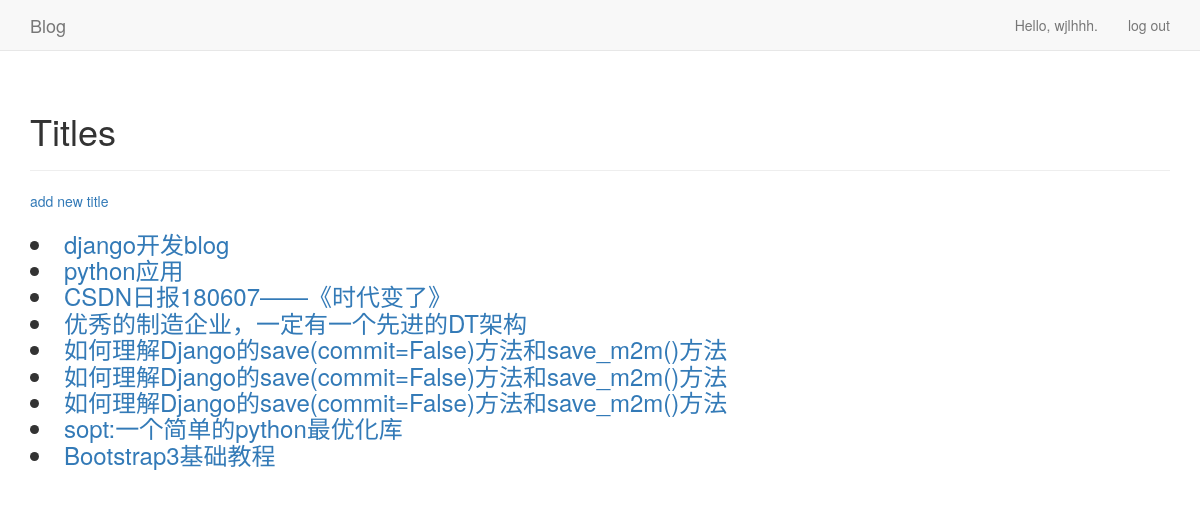
Screenshot of / (signed in) with the database file from the repository.
### blogs/models.py (models this page shows)
class BlogPost(models.Model):
    title = models.CharField(max_length=200)
    text = models.TextField()
    date_added = models.DateTimeField(auto_now_add=True)
    owner = models.ForeignKey(User, on_delete=models.CASCADE)
    def __str__(self):
        return self.title

### blogs/views.py (the view)
# urls.py: path('', views.index, name='index'),
def index(request):
    titles =BlogPost.objects.order_by('date_added')
    context = {'titles': titles}
    return render(request, 'blogs/index.html', context)

### templates/blogs/index.html
{% extends "blogs/base.html" %}
{% block header %}
    <div>
        <h1>Titles</h1>
    </div>
{% endblock header %}
{% block content %}
    {% if user.is_authenticated %}
    <p>
    <a href="{% url 'blogs :new_title' %}">add new title</a>
    </p>
    {% endif %}
    <h3>
        {% for title in titles %}
            <li>
                <a href="{% url 'blogs:title' title.id %}">{{ title }}</a>
            </li>
            {% empty %}
            <li>No blogs have been added yet.</li>
        {% endfor %}
    </h3>
{% endblock content %}

### templates/blogs/base.html (shortened to what this page needs)
{% load bootstrap3 %}
<!DOCTYPE html>
<html lang="en">
    <head>
        {% bootstrap_css %}
    </head>
    <body>
        <nav class="navbar navbar-default navbar-static-top">
            <div class="container">
                <div class="navbar-header">
                    <a class="navbar-brand" href="{% url 'blogs:index' %}">
                        Blog</a>
                </div>
                <div id="navbar" class="navbar-collapse collapse">
                    <ul class="nav navbar-nav navbar-right">
                        {% if user.is_authenticated %}
                            <li><a>Hello, {{ user.username }}.</a></li>
                            <li><a href="{% url 'users:logout' %}">log out</a></li>
                        {% else %}
                            <li><a href="{% url 'users:register' %}">register</a></li>
                            <li><a href="{% url 'users:login' %}">log in</a></li>
                        {% endif %}
                    </ul>
                </div>
            </div>
        </nav>
        <div class="container">
            <div class="page-header">
                {% block header %}{% endblock header %}
            </div>
            <div>
                {% block content %}{% endblock content %}
            </div>
        </div>
    </body>
</html>

### rows the page displays
BlogPost: title "django开发blog"
BlogPost: title "python应用"
BlogPost: title "CSDN日报180607——《时代变了》"
BlogPost: title "优秀的制造企业，一定有一个先进的DT架构"
BlogPost: title "如何理解Django的save(commit=False)方法和save_m2m()方法"
BlogPost: title "如何理解Django的save(commit=False)方法和save_m2m()方法"
BlogPost: title "如何理解Django的save(commit=False)方法和save_m2m()方法"
BlogPost: title "sopt:一个简单的python最优化库"
BlogPost: title "Bootstrap3基础教程"

### other values shown
{{ user.username }} "wjlhhh"
